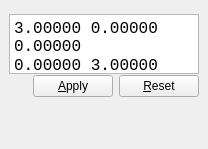
<?xml version="1.0" encoding="UTF-8"?>
<ui version="4.0">
 <class>CEMatrixEditor</class>
 <widget class="QDockWidget" name="CEMatrixEditor">
  <property name="geometry">
   <rect>
    <x>0</x>
    <y>0</y>
    <width>208</width>
    <height>149</height>
   </rect>
  </property>
  <property name="windowTitle">
   <string>Cell Matrix</string>
  </property>
  <widget class="QWidget" name="dockWidgetContents">
   <layout class="QVBoxLayout" name="verticalLayout">
    <item>
     <widget class="Avogadro::TextMatrixEditor" name="edit_matrix">
      <property name="enabled">
       <bool>true</bool>
      </property>
      <property name="sizePolicy">
       <sizepolicy hsizetype="MinimumExpanding" vsizetype="MinimumExpanding">
        <horstretch>0</horstretch>
        <verstretch>0</verstretch>
       </sizepolicy>
      </property>
      <property name="minimumSize">
       <size>
        <width>180</width>
        <height>60</height>
       </size>
      </property>
      <property name="maximumSize">
       <size>
        <width>16777215</width>
        <height>50</height>
       </size>
      </property>
      <property name="font">
       <font>
        <family>Monospace</family>
       </font>
      </property>
      <property name="verticalScrollBarPolicy">
       <enum>Qt::ScrollBarAlwaysOff</enum>
      </property>
      <property name="horizontalScrollBarPolicy">
       <enum>Qt::ScrollBarAlwaysOff</enum>
      </property>
      <property name="tabChangesFocus">
       <bool>true</bool>
      </property>
      <property name="html">
       <string>&lt;!DOCTYPE HTML PUBLIC &quot;-//W3C//DTD HTML 4.0//EN&quot; &quot;http://www.w3.org/TR/REC-html40/strict.dtd&quot;&gt;
&lt;html&gt;&lt;head&gt;&lt;meta name=&quot;qrichtext&quot; content=&quot;1&quot; /&gt;&lt;style type=&quot;text/css&quot;&gt;
p, li { white-space: pre-wrap; }
&lt;/style&gt;&lt;/head&gt;&lt;body style=&quot; font-family:'Monospace'; font-size:9pt; font-weight:400; font-style:normal;&quot;&gt;
&lt;p style=&quot; margin-top:0px; margin-bottom:0px; margin-left:0px; margin-right:0px; -qt-block-indent:0; text-indent:0px;&quot;&gt;&lt;span style=&quot; font-size:12pt;&quot;&gt;3.00000 0.00000 0.00000&lt;/span&gt;&lt;/p&gt;
&lt;p style=&quot; margin-top:0px; margin-bottom:0px; margin-left:0px; margin-right:0px; -qt-block-indent:0; text-indent:0px;&quot;&gt;&lt;span style=&quot; font-size:12pt;&quot;&gt;0.00000 3.00000 0.00000&lt;/span&gt;&lt;/p&gt;
&lt;p style=&quot; margin-top:0px; margin-bottom:0px; margin-left:0px; margin-right:0px; -qt-block-indent:0; text-indent:0px;&quot;&gt;&lt;span style=&quot; font-size:12pt;&quot;&gt;0.00000 0.00000 3.00000&lt;/span&gt;&lt;/p&gt;&lt;/body&gt;&lt;/html&gt;</string>
      </property>
     </widget>
    </item>
    <item>
     <layout class="QHBoxLayout" name="horizontalLayout_4">
      <item>
       <spacer name="horizontalSpacer_2">
        <property name="orientation">
         <enum>Qt::Horizontal</enum>
        </property>
        <property name="sizeHint" stdset="0">
         <size>
          <width>40</width>
          <height>20</height>
         </size>
        </property>
       </spacer>
      </item>
      <item>
       <widget class="QPushButton" name="push_matrix_apply">
        <property name="text">
         <string>&amp;Apply</string>
        </property>
       </widget>
      </item>
      <item>
       <widget class="QPushButton" name="push_matrix_reset">
        <property name="text">
         <string>&amp;Reset</string>
        </property>
       </widget>
      </item>
     </layout>
    </item>
    <item>
     <spacer name="verticalSpacer">
      <property name="orientation">
       <enum>Qt::Vertical</enum>
      </property>
      <property name="sizeHint" stdset="0">
       <size>
        <width>20</width>
        <height>0</height>
       </size>
      </property>
     </spacer>
    </item>
   </layout>
  </widget>
 </widget>
 <customwidgets>
  <customwidget>
   <class>Avogadro::TextMatrixEditor</class>
   <extends>QTextEdit</extends>
   <header location="global">avogadro/textmatrixeditor.h</header>
  </customwidget>
 </customwidgets>
 <resources/>
 <connections/>
</ui>
